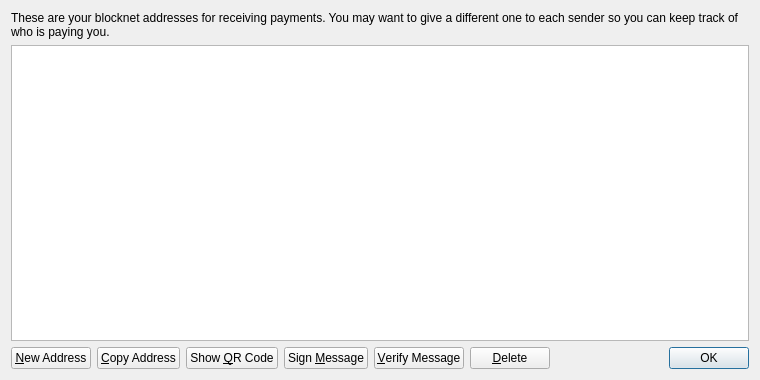
<?xml version="1.0" encoding="UTF-8"?>
<ui version="4.0">
 <class>AddressBookPage</class>
 <widget class="QWidget" name="AddressBookPage">
  <property name="geometry">
   <rect>
    <x>0</x>
    <y>0</y>
    <width>760</width>
    <height>380</height>
   </rect>
  </property>
  <property name="windowTitle">
   <string>Address Book</string>
  </property>
  <layout class="QVBoxLayout" name="verticalLayout">
   <item>
    <widget class="QLabel" name="labelExplanation">
     <property name="text">
      <string>These are your blocknet addresses for receiving payments. You may want to give a different one to each sender so you can keep track of who is paying you.</string>
     </property>
     <property name="textFormat">
      <enum>Qt::PlainText</enum>
     </property>
     <property name="wordWrap">
      <bool>true</bool>
     </property>
    </widget>
   </item>
   <item>
    <widget class="QTableView" name="tableView">
     <property name="contextMenuPolicy">
      <enum>Qt::CustomContextMenu</enum>
     </property>
     <property name="toolTip">
      <string>Double-click to edit address or label</string>
     </property>
     <property name="tabKeyNavigation">
      <bool>false</bool>
     </property>
     <property name="alternatingRowColors">
      <bool>true</bool>
     </property>
     <property name="selectionMode">
      <enum>QAbstractItemView::SingleSelection</enum>
     </property>
     <property name="selectionBehavior">
      <enum>QAbstractItemView::SelectRows</enum>
     </property>
     <property name="sortingEnabled">
      <bool>true</bool>
     </property>
     <attribute name="verticalHeaderVisible">
      <bool>false</bool>
     </attribute>
    </widget>
   </item>
   <item>
    <layout class="QHBoxLayout" name="horizontalLayout">
     <item>
      <widget class="QPushButton" name="newAddressButton">
       <property name="toolTip">
        <string>Create a new address</string>
       </property>
       <property name="text">
        <string>&amp;New Address</string>
       </property>
       <property name="icon">
        <iconset resource="../bitcoin.qrc">
         <normaloff>:/icons/add</normaloff>:/icons/add</iconset>
       </property>
      </widget>
     </item>
     <item>
      <widget class="QPushButton" name="copyToClipboard">
       <property name="toolTip">
        <string>Copy the currently selected address to the system clipboard</string>
       </property>
       <property name="text">
        <string>&amp;Copy Address</string>
       </property>
       <property name="icon">
        <iconset resource="../bitcoin.qrc">
         <normaloff>:/icons/editcopy</normaloff>:/icons/editcopy</iconset>
       </property>
      </widget>
     </item>
     <item>
      <widget class="QPushButton" name="showQRCode">
       <property name="text">
        <string>Show &amp;QR Code</string>
       </property>
       <property name="icon">
        <iconset resource="../bitcoin.qrc">
         <normaloff>:/icons/qrcode</normaloff>:/icons/qrcode</iconset>
       </property>
      </widget>
     </item>
     <item>
      <widget class="QPushButton" name="signMessage">
       <property name="toolTip">
        <string>Sign a message to prove you own a blocknet address</string>
       </property>
       <property name="text">
        <string>Sign &amp;Message</string>
       </property>
       <property name="icon">
        <iconset resource="../bitcoin.qrc">
         <normaloff>:/icons/edit</normaloff>:/icons/edit</iconset>
       </property>
      </widget>
     </item>
     <item>
      <widget class="QPushButton" name="verifyMessage">
       <property name="toolTip">
        <string>Verify a message to ensure it was signed with a specified blocknet address</string>
       </property>
       <property name="text">
        <string>&amp;Verify Message</string>
       </property>
       <property name="icon">
        <iconset resource="../bitcoin.qrc">
         <normaloff>:/icons/transaction_0</normaloff>:/icons/transaction_0</iconset>
       </property>
      </widget>
     </item>
     <item>
      <widget class="QPushButton" name="deleteButton">
       <property name="toolTip">
        <string>Delete the currently selected address from the list</string>
       </property>
       <property name="text">
        <string>&amp;Delete</string>
       </property>
       <property name="icon">
        <iconset resource="../bitcoin.qrc">
         <normaloff>:/icons/remove</normaloff>:/icons/remove</iconset>
       </property>
      </widget>
     </item>
     <item>
      <spacer name="horizontalSpacer">
       <property name="orientation">
        <enum>Qt::Horizontal</enum>
       </property>
       <property name="sizeHint" stdset="0">
        <size>
         <width>40</width>
         <height>20</height>
        </size>
       </property>
      </spacer>
     </item>
     <item>
      <widget class="QDialogButtonBox" name="buttonBox">
       <property name="sizePolicy">
        <sizepolicy hsizetype="Maximum" vsizetype="Fixed">
         <horstretch>0</horstretch>
         <verstretch>0</verstretch>
        </sizepolicy>
       </property>
       <property name="standardButtons">
        <set>QDialogButtonBox::Ok</set>
       </property>
      </widget>
     </item>
    </layout>
   </item>
  </layout>
 </widget>
 <resources>
  <include location="../bitcoin.qrc"/>
 </resources>
 <connections/>
</ui>
